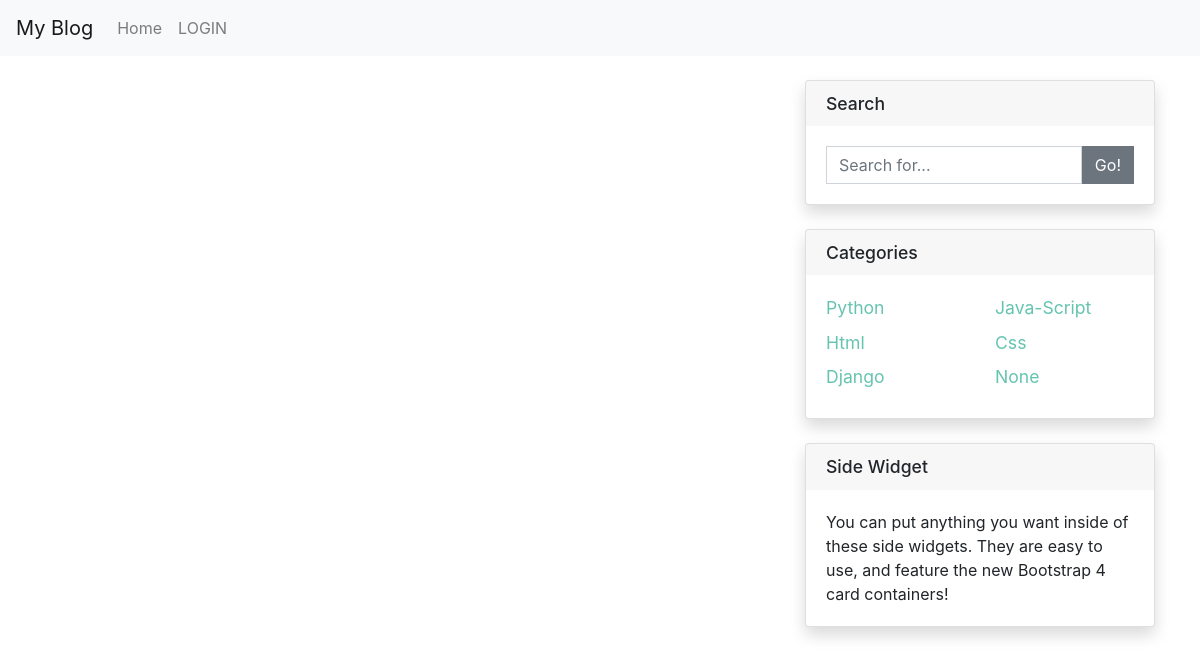
/blog/posts/Novel/, run on an earlier commit of the app's database.
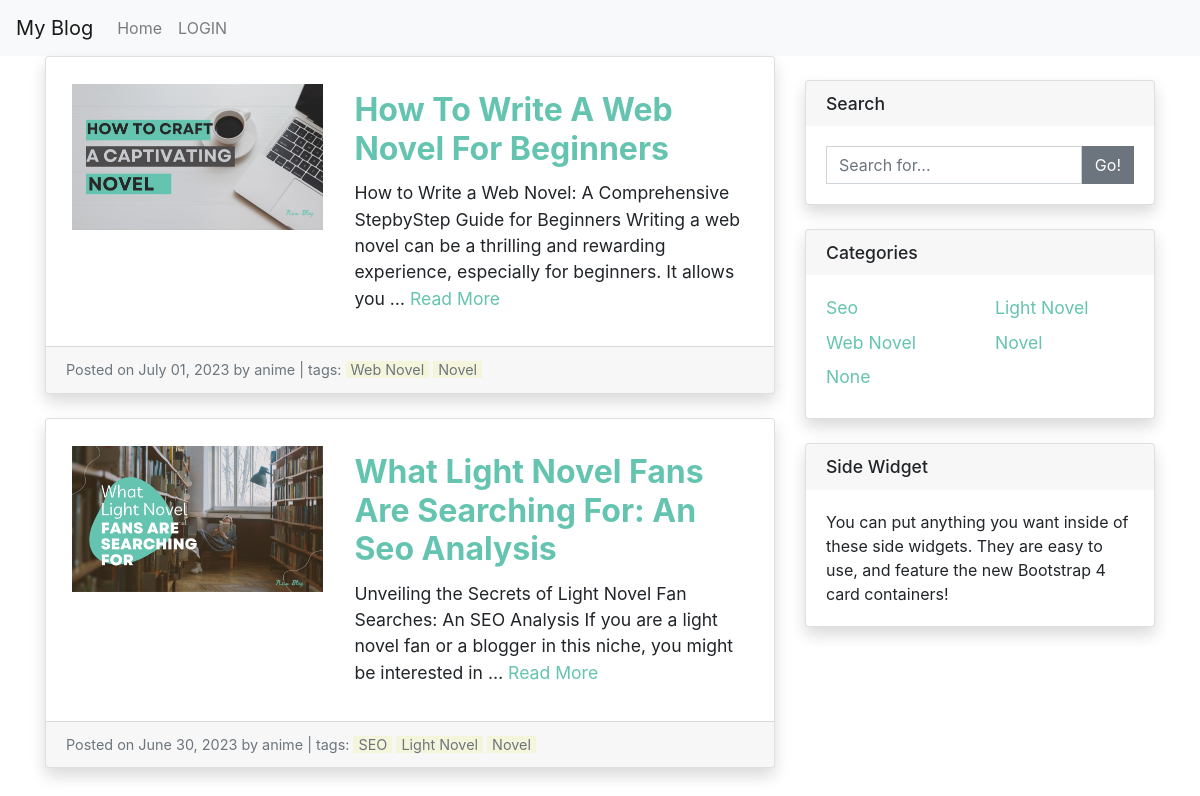
And on a later commit of the database.
### blog/models.py (models this page shows, shortened)
class Category(models.Model):
    name = models.CharField(max_length=255)
    slug = models.SlugField(unique=True, max_length=255, blank= True)
    class Meta:
        verbose_name_plural = "categories"

class Post(models.Model):
    title = models.CharField(max_length=200)
    author = models.ForeignKey(User, on_delete=models.CASCADE, default= User)
    body = models.TextField()
    created_date = models.DateTimeField(auto_now_add=True)
    modified_date = models.DateTimeField(auto_now=True)
    date_posted = models.DateTimeField(default=datetime.now)
    categories = models.ManyToManyField(Category)
    cover_image = models.ImageField(upload_to='media/',blank= True)

### blog/views.py (the view)
# urls.py: path('posts/', views.post_list, name='post_list'),
def post_list(request, c_filter= ""):
    posts = Post.objects.all()
    form = PostSearchForm(request.GET)
    search_query = request.GET.get('search_query')
    is_admin = request.user.is_staff or request.user.is_superuser
    categories = Category.objects.all()
    if len(c_filter) !=0:
        posts = posts.filter(categories__slug=c_filter)
    if search_query:
        posts = posts.filter(title__icontains=search_query)
    context = {
        'posts': posts,
        'is_admin': is_admin,
        'categories': categories,
        'form': form,
    }
    return render(request, 'blog/post_list.html', context)

### blog/forms.py
class PostSearchForm(forms.Form):
    search_query = forms.CharField(max_length=100, required=False)

### blog/templatetags/custom_filters.py (called while the page is built)
@register.filter
def title_case(value):
    return str(value).title()

@register.filter
def makelister(value):
    return value.split("\n")

@register.filter
def mjson(value):
    li = []
    for i in list(value.values()):
        ly = []
        for k,j in i.items():
            ly.append(str(k)+":"+str(j)+"/j")
        li.append("".join(ly)+"/p")
    return json.dumps(li)

@register.filter
def Maker(value):
    l = ""
    for v in value:
        if "#" in v:
            v = v.replace("#", "")
        if "-" in v:
            v = v.replace("-", "")
        if "$" in v:
            v = v.replace("$", "")
        if "~" in v:
            v = v.replace("~", "")
        l+= v
    return l

@register.filter
def catego(value):
    return [i["name"] for i in value.values()]

@register.filter
def catego_split(r):
    h = [[],[]]
    for j in range(2):
        for i in range(len(r)):
            if i%2==j:
                h[j].append(r[i])
    if len(h[0]) > len(h[1]):
        h[1].append(None)
    else:
        h[0].append(None)
    return h

### blog/views.py (called while the page is built, shortened)
    def __call__(self, request):
        current_time =  dt.now().strftime("%Y-%m-%d %H:%M:%S")#timezone.now()
        response = self.get_response(request)
        return response

### blog/templates/blog/post_list.html (shortened to what this page needs)
{% extends 'blog/base.html' %}
{% load custom_filters %}
{% block content %}
  <div class="row">
    <div class="col-md-8">
      {% for post in posts %}
        <div class="card mb-4">
          <div class="card-body">
            <nav class="row">
              {% if post.cover_image %}
                <div style="width: 52%;padding-left: 2%;">
                  <a href="{% url 'blog:post_detail' pk=post.pk %}">
                    <img src="{{ post.cover_image.url }}" alt="{{ post.title }} image" class= "view" style="display: block; padding: 2.5%; height:10rem; margin-top: auto;">
                  </a>
                </div>
              {% endif %}
              <div style="margin:2%; max-width: 100%;">
                <a href="{% url 'blog:post_detail' pk=post.pk %}" style="color: #65C4B0;">
                  <h2 class="card-title" style="font-size: 2.0rem; color: #65C4B0;">{{ post.title|title_case }}</h2>
                </a>
                <p class="card-text">{{ post.body|truncatewords:30|makelister|Maker }}
                  <a href="{% url 'blog:post_detail' pk=post.pk %} " style="color: #65C4B0;">Read More</a>
                </p>
              </div>
            </nav>
          </div>
          <div class="card-footer text-muted">
            Posted on {{ post.created_date|date:"F d, Y" }} by {{ post.author }} | tags:
            {% for category in post.categories|catego  %}
              <a href="#" style="background-color: beige;padding-left: 5px; padding-right: 5px;">{{category}}</a>
            {% endfor %}
          </div>
        </div>
      {% endfor %}
    </div>
    <div class="col-md-4">
      <div class="card my-4">
        <h5 class="card-header">Search</h5>
        <div class="card-body">
          <form method="get">
            <div class="input-group">
              <input type="text" class="form-control" name="search_query" placeholder="Search for...">
              <span class="input-group-btn">
                <button class="btn btn-secondary" type="submit">Go!</button>
              </span>
            </div>
          </form>
        </div>
      </div>
      <div class="card my-4">
        <h5 class="card-header">Categories</h5>
        <div class="card-body">
          <div class="row">
            {% for category in categories|catego_split %}
              <div class="col-lg-6">
                <ul class="list-unstyled mb-0">
                  {% for cat in category %}
                    {% if cat != None %}
                      <li>
                        <a href="{% url 'blog:filt_post_list' c_filter=cat.slug %}" style="color: #65C4B0;">{{ cat.name|title_case }}</a>
                      </li>
                    {% else %}
                      <li>
                        <a href="{% url 'blog:post_list' %}"style="color: #65C4B0;">{{ cat }}</a>
                      </li>
                    {% endif %}
                  {% endfor %}
                </ul>
              </div>
            {% endfor %}
          </div>
        </div>
      </div>
      <div class="card my-4">
        <h5 class="card-header">Side Widget</h5>
        <div class="card-body">
          You can put anything you want inside of these side widgets. They are easy to use, and feature the new Bootstrap 4 card containers!
        </div>
      </div>
    </div>
  </div>
{% endblock content %}

### blog/templates/blog/base.html (shortened to what this page needs)
{% load static %}
<!DOCTYPE html>
<html lang="en">
  <head>
    <link rel="stylesheet" type="text/css" href="{% static 'css\blog.css' %}">
    <link rel="stylesheet" href="https://stackpath.bootstrapcdn.com/bootstrap/4.4.1/css/bootstrap.min.css">
  </head>
  <body>
    {% include 'blog/navbar.html' %}
    <div class="container">
      {% block content %}{% endblock %}
    </div>
  </body>
</html>

### blog/templates/blog/navbar.html (shortened to what this page needs)
<nav class="navbar navbar-expand-lg navbar-light bg-light">
    <a class="navbar-brand" href="{% url 'blog:post_list' %}">My Blog</a>
    <div class="collapse navbar-collapse" id="navbarNav">
      <ul class="navbar-nav">
        <li class="nav-item {% if request.resolver_match.url_name == 'post_list' %}active{% endif %}">
          <a class="nav-link" href="{% url 'blog:post_list' %}">Home</a>
        </li>
        {% if user.is_authenticated %}
            <li class="nav-item {% if request.resolver_match.url_name == 'login' %}active{% endif %}">
              <a class="nav-link" href="{% url 'blog:logout' %}">LOGOUT</a>
            </li>
            {% else %}
            <li class="nav-item {% if request.resolver_match.url_name == 'login' %}active{% endif %} ml-auto">
              <a class="nav-link" href="{% url 'blog:login' %}">LOGIN</a>
            </li>
            {% endif %}
      </ul>
    </div>
  </nav>

### staticfiles/css/blog.css (style rules this page uses)
.card { border: none; border-radius: 0; box-shadow: 0 0.5rem 1rem rgba(0, 0, 0, 0.15); }
.card-title { font-size: 2.5rem; font-weight: bold; margin-bottom: 1rem; }
.card-text { font-size: 1.1rem; margin-bottom: 2rem; }
.card-footer { font-size: 0.9rem; color: #6c757d; }
.card-footer a { color: #6c757d; }
.input-group input[type="text"] { border-radius: 0; }
.input-group-btn .btn-secondary { border-radius: 0; }
.list-unstyled { margin: 0; padding: 0; list-style: none; }
.list-unstyled li { margin-bottom: 0.5rem; }
.list-unstyled a { color: #212529; font-size: 1.1rem; }
.col-lg-6:last-of-type ul li:last-of-type { margin-bottom: 0; }
.card-header { font-size: 1.1rem; background-color: #f7f7f7; border-bottom: none; }
.card-header:last-of-type { border-bottom: none; }
.card-body { padding: 1.25rem; }
.my-4 { margin-top: 2rem; margin-bottom: 2rem; }

### blog/templates/blog/post_list.html (style rules this page uses)
@media screen and (min-width: 1000px) { nav.row { flex-wrap: nowrap; } }

What changed in the data, as far as the page shows it:
removed Category: name "Python"
removed Category: name "Html"
removed Category: name "Django"
removed Category: name "Java-Script", category "None"
removed Category: name "Css"
added Post: cover_image (picture), title "How To Write A Web Novel For Beginners", body|makelister "How to Write a Web Novel: A Comprehensive StepbyStep Guide for Beginners Writing a web novel can be a thrilling and rewarding experience, especially for beginners. It allows you …", created_date "July 01, 2023", author "anime"
added Category: categories "Web Novel", name "Web Novel"
added Category: categories "Novel" "Novel", name "Novel"
added Post: cover_image (picture), title "What Light Novel Fans Are Searching For: An Seo Analysis", body|makelister "Unveiling the Secrets of Light Novel Fan Searches: An SEO Analysis If you are a light novel fan or a blogger in this niche, you might be interested in …", created_date "June 30, 2023", author "anime"
added Category: categories "SEO", name "Seo", category "None"
added Category: categories "Light Novel", name "Light Novel"
